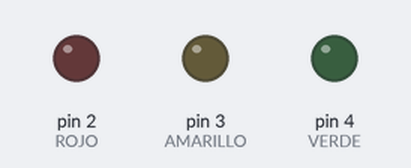
A sketch run on a simulated Arduino Uno, built with avr-gcc and run on an emulated ATmega328P. Parts: output pins drawn as LEDs (lit = HIGH).

Above: at 0.5 s.
At 1.5 s:
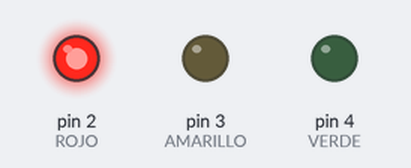
At 3.5 s:
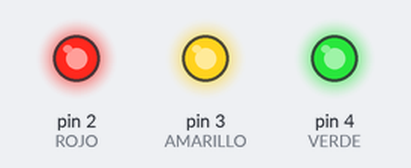
At 4.5 s:
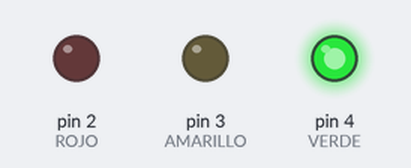
At 5.5 s:
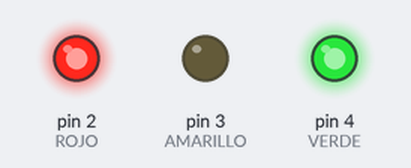
At 6.5 s:
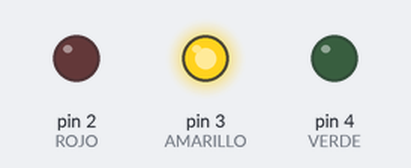
Timing chart, 0 to 7.8 s (numbered marks = the images above):
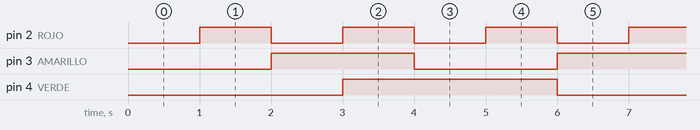

The sketch:

milis.ino
```cpp
// 3 LEDs independientes usando millis()
// Arduino UNO R4 WiFi

const int ROJO = 2;
const int AMARILLO = 3;
const int VERDE = 4;

unsigned long tiempoRojo = 0;
unsigned long tiempoAmarillo = 0;
unsigned long tiempoVerde = 0;

bool estadoRojo = false;
bool estadoAmarillo = false;
bool estadoVerde = false;

void setup() {

  pinMode(ROJO, OUTPUT);
  pinMode(AMARILLO, OUTPUT);
  pinMode(VERDE, OUTPUT);

}

void loop() {

  unsigned long tiempoActual = millis();

  // LED ROJO
  if (tiempoActual - tiempoRojo >= 1000) {
    tiempoRojo = tiempoActual;

    estadoRojo = !estadoRojo;
    digitalWrite(ROJO, estadoRojo);
  }

  // LED AMARILLO
  if (tiempoActual - tiempoAmarillo >= 2000) {
    tiempoAmarillo = tiempoActual;

    estadoAmarillo = !estadoAmarillo;
    digitalWrite(AMARILLO, estadoAmarillo);
  }

  // LED VERDE
  if (tiempoActual - tiempoVerde >= 3000) {
    tiempoVerde = tiempoActual;

    estadoVerde = !estadoVerde;
    digitalWrite(VERDE, estadoVerde);
  }

}
```

Measured:
- by itself, pin 2 (ROJO): alternates HIGH for 1.0 s and LOW for 1.0 s
- by itself, pin 3 (AMARILLO): alternates HIGH for 2.0 s and LOW for 2.0 s
- by itself, pin 4 (VERDE): alternates HIGH for 3.0 s and LOW for 3.0 s
